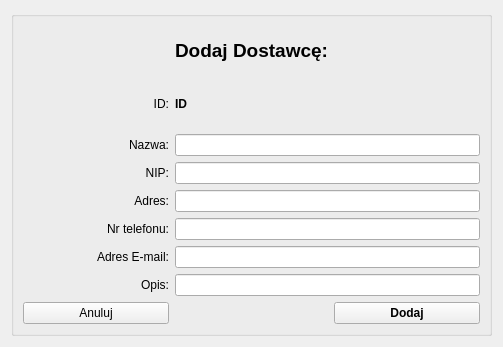
<?xml version="1.0" encoding="UTF-8"?>
<ui version="4.0">
 <class>Form</class>
 <widget class="QWidget" name="Form">
  <property name="geometry">
   <rect>
    <x>0</x>
    <y>0</y>
    <width>503</width>
    <height>347</height>
   </rect>
  </property>
  <property name="windowTitle">
   <string>Form</string>
  </property>
  <layout class="QGridLayout" name="gridLayout_3">
   <item row="0" column="0">
    <widget class="QGroupBox" name="groupBox">
     <property name="title">
      <string/>
     </property>
     <layout class="QGridLayout" name="gridLayout_2">
      <item row="0" column="0">
       <layout class="QGridLayout" name="gridLayout">
        <item row="9" column="0">
         <widget class="QPushButton" name="pushButtonCancel">
          <property name="focusPolicy">
           <enum>Qt::NoFocus</enum>
          </property>
          <property name="text">
           <string>Anuluj</string>
          </property>
         </widget>
        </item>
        <item row="6" column="0">
         <widget class="QLabel" name="label_6">
          <property name="text">
           <string>Nr telefonu:</string>
          </property>
          <property name="alignment">
           <set>Qt::AlignRight|Qt::AlignTrailing|Qt::AlignVCenter</set>
          </property>
         </widget>
        </item>
        <item row="1" column="1">
         <widget class="QLabel" name="label">
          <property name="font">
           <font>
            <pointsize>14</pointsize>
            <weight>75</weight>
            <bold>true</bold>
           </font>
          </property>
          <property name="text">
           <string>Dodaj Dostawcę:</string>
          </property>
         </widget>
        </item>
        <item row="6" column="1" colspan="2">
         <widget class="QLineEdit" name="lineEditTel"/>
        </item>
        <item row="7" column="0">
         <widget class="QLabel" name="label_7">
          <property name="text">
           <string>Adres E-mail:</string>
          </property>
          <property name="alignment">
           <set>Qt::AlignRight|Qt::AlignTrailing|Qt::AlignVCenter</set>
          </property>
         </widget>
        </item>
        <item row="9" column="2">
         <widget class="QPushButton" name="pushButtonAdd">
          <property name="font">
           <font>
            <weight>75</weight>
            <bold>true</bold>
           </font>
          </property>
          <property name="text">
           <string>Dodaj</string>
          </property>
         </widget>
        </item>
        <item row="2" column="1" colspan="2">
         <widget class="QLabel" name="CLIENT_ID">
          <property name="font">
           <font>
            <weight>75</weight>
            <bold>true</bold>
           </font>
          </property>
          <property name="text">
           <string>ID</string>
          </property>
         </widget>
        </item>
        <item row="2" column="0">
         <widget class="QLabel" name="label_2">
          <property name="text">
           <string>ID:</string>
          </property>
          <property name="alignment">
           <set>Qt::AlignRight|Qt::AlignTrailing|Qt::AlignVCenter</set>
          </property>
         </widget>
        </item>
        <item row="7" column="1" colspan="2">
         <widget class="QLineEdit" name="lineEditEmail"/>
        </item>
        <item row="4" column="0">
         <widget class="QLabel" name="label_4">
          <property name="text">
           <string>NIP:</string>
          </property>
          <property name="alignment">
           <set>Qt::AlignRight|Qt::AlignTrailing|Qt::AlignVCenter</set>
          </property>
         </widget>
        </item>
        <item row="3" column="0">
         <widget class="QLabel" name="label_3">
          <property name="text">
           <string>Nazwa:</string>
          </property>
          <property name="alignment">
           <set>Qt::AlignRight|Qt::AlignTrailing|Qt::AlignVCenter</set>
          </property>
         </widget>
        </item>
        <item row="3" column="1" colspan="2">
         <widget class="QLineEdit" name="lineEditName"/>
        </item>
        <item row="4" column="1" colspan="2">
         <widget class="QLineEdit" name="lineEditNIP"/>
        </item>
        <item row="5" column="1" colspan="2">
         <widget class="QLineEdit" name="lineEditAdress"/>
        </item>
        <item row="5" column="0">
         <widget class="QLabel" name="label_5">
          <property name="text">
           <string>Adres:</string>
          </property>
          <property name="alignment">
           <set>Qt::AlignRight|Qt::AlignTrailing|Qt::AlignVCenter</set>
          </property>
         </widget>
        </item>
        <item row="8" column="0">
         <widget class="QLabel" name="label_8">
          <property name="text">
           <string>Opis:</string>
          </property>
          <property name="alignment">
           <set>Qt::AlignRight|Qt::AlignTrailing|Qt::AlignVCenter</set>
          </property>
         </widget>
        </item>
        <item row="8" column="1" colspan="2">
         <widget class="QLineEdit" name="lineEditDesc"/>
        </item>
       </layout>
      </item>
     </layout>
    </widget>
   </item>
  </layout>
 </widget>
 <tabstops>
  <tabstop>lineEditName</tabstop>
  <tabstop>lineEditNIP</tabstop>
  <tabstop>lineEditAdress</tabstop>
  <tabstop>lineEditTel</tabstop>
  <tabstop>lineEditEmail</tabstop>
  <tabstop>lineEditDesc</tabstop>
  <tabstop>pushButtonAdd</tabstop>
  <tabstop>pushButtonCancel</tabstop>
 </tabstops>
 <resources/>
 <connections/>
</ui>
